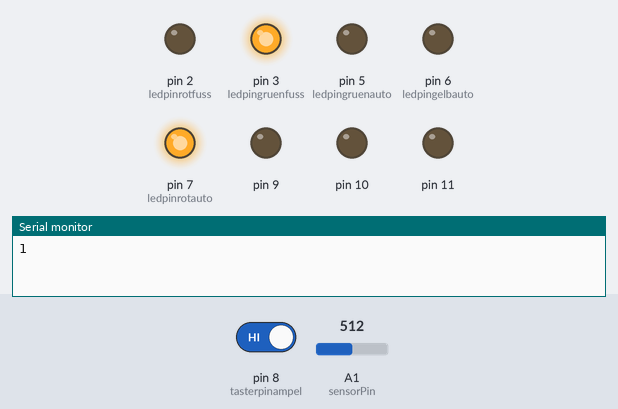
Bench run of a sketch on a simulated Arduino Uno, built with avr-gcc and run on an emulated ATmega328P. On the bench: output pins drawn as LEDs (lit = HIGH), the last lines printed to the serial monitor. The inputs (shaded band) are chosen by the test bench; at power-on: pin 8 (tasterpinampel) HIGH, A1 (sensorPin) = 512.

Above: at 23.2 s.
23.3 s: pin 8 (tasterpinampel) driven LOW
At 26.2 s:
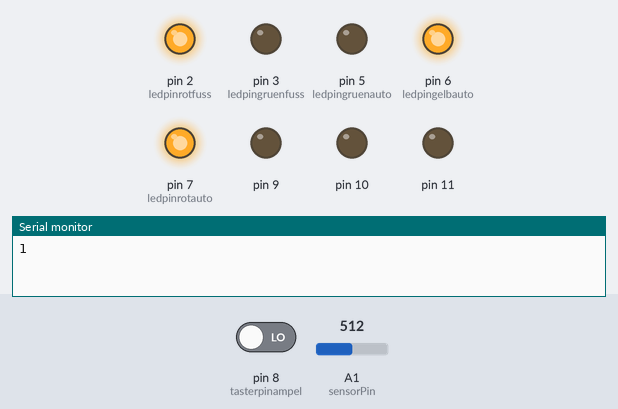
At 27.7 s:
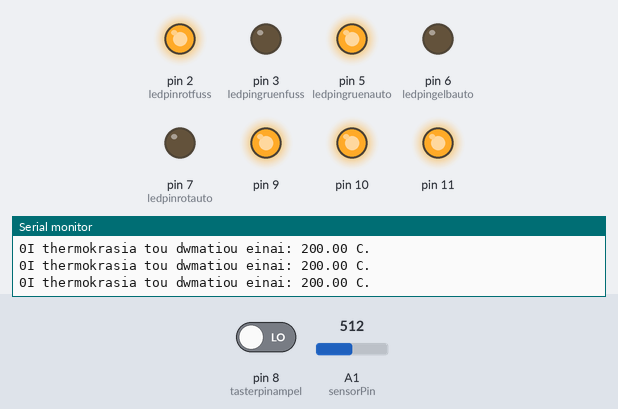
28.5 s: pin 8 (tasterpinampel) driven HIGH
At 39.4 s:
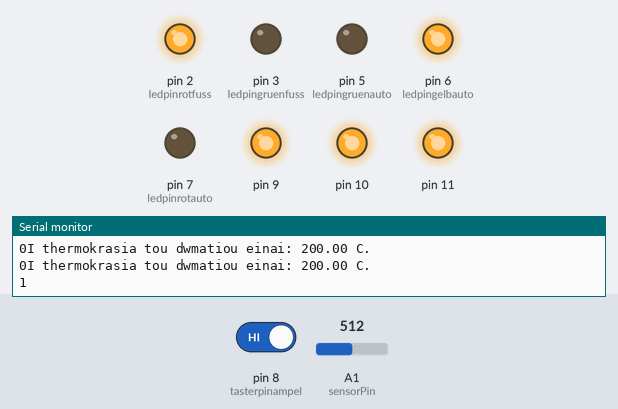
Timing chart, 0 to 57.0 s (numbered marks = the images above; inputs shaded):
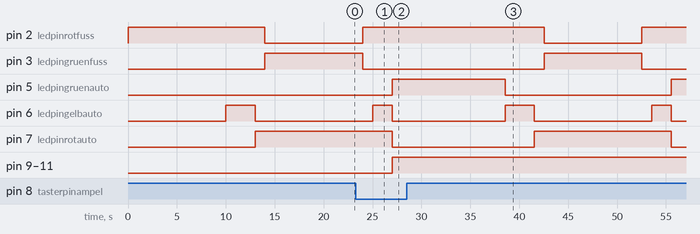

Measured:
- after the input at 23.3 s, pin 9–11: LOW → HIGH after 3.7 s
- after the input at 28.5 s, pin 2 (ledpinrotfuss): HIGH → LOW after 14.0 s, → HIGH 10.0 s later; pin 3 (ledpingruenfuss): LOW → HIGH after 14.0 s, → LOW 10.0 s later

The sketch:

TemperaturSensor_Ampelsteuerung.ino
```cpp
#define Zeit0 10000
#define Zeit1 1000
#define Zeit2 2000
#define Zeit3 3000

int ledpinrotauto = 7;
int ledpingelbauto = 6;
int ledpingruenauto = 5;
int ledpingruenfuss = 3;
int ledpinrotfuss = 2;
int tasterpinampel = 8;
int tasterampelwert = LOW;

const int sensorPin = A1;
const float baselineTemp = 30.0;


void setup() {
for(int i=9; i<12; i++){
  pinMode(i, OUTPUT);
  digitalWrite(i, LOW);
  pinMode(ledpinrotauto, OUTPUT);
  pinMode(ledpingelbauto, OUTPUT);
  pinMode(ledpingruenauto, OUTPUT);
  pinMode(ledpinrotfuss, OUTPUT);
  pinMode(ledpingruenfuss, OUTPUT);
  pinMode(tasterpinampel, INPUT);
  Serial.begin(9600);
}
}


void loop() {

tasterampelwert = digitalRead(tasterpinampel);
Serial.print(tasterampelwert);

if(tasterampelwert == LOW)
{
  digitalWrite(ledpingruenauto, HIGH);
  digitalWrite(ledpinrotfuss, HIGH);
  temperatur();
}

else if (tasterampelwert == HIGH)
{
  digitalWrite(ledpinrotfuss, HIGH);
  delay(10000);
  ampelumschaltung();
  }
}


void ampelumschaltung(){
  digitalWrite(ledpingruenauto, LOW);
  digitalWrite(ledpingelbauto, HIGH);
  delay(Zeit3);
  digitalWrite(ledpingelbauto, LOW);
  digitalWrite(ledpinrotauto, HIGH);
  delay(Zeit1);
  digitalWrite(ledpinrotfuss, LOW);
  digitalWrite(ledpingruenfuss, HIGH);
  delay(Zeit0);
  digitalWrite(ledpingruenfuss, LOW);
  digitalWrite(ledpinrotfuss, HIGH);
  delay(Zeit1);
  digitalWrite(ledpingelbauto, HIGH);
  delay(Zeit2);
  digitalWrite(ledpinrotauto, LOW);
  digitalWrite(ledpingelbauto, LOW);
  digitalWrite(ledpingruenauto, HIGH);
}

void temperatur(){
   int sensorVal = analogRead(sensorPin);
  //Serial.print("Sensor value: ");
  //Serial.print(sensorVal);

  float voltage = (sensorVal/1024.0)*5;
  //Serial.print(", Volts: ");
  //Serial.print(voltage);

  Serial.print("I thermokrasia tou dwmatiou einai: ");

  float temperature = (voltage - .5)*100;
  Serial.print(temperature);
  Serial.println(" C.");

if (temperature > baselineTemp){
  digitalWrite(9, HIGH);
  digitalWrite(10, HIGH);
  digitalWrite(11, HIGH);
}
else{
  digitalWrite(9, LOW);
  digitalWrite(10, LOW);
  digitalWrite(11, LOW);
}
}
```
